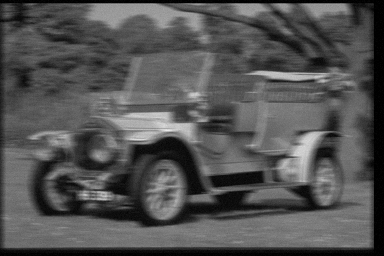
#> input picture wiener-problem.bmp, 384 x 256 px
$ python wiener.py   (Python 2 division)
#> lines starting #> are read from the running program, lines starting #| are printed output that depends on the picture
import cv2
import numpy as np

#loading image
image = cv2.imread('wiener-problem.bmp')
#> image is the input picture: shape (256, 384, 3); min 0, max 234, mean 83.2
cv2.imshow("Original", image)
image = cv2.cvtColor(image, cv2.COLOR_RGB2GRAY)
#> image: shape (256, 384)

#Furrier transform
dst = np.fft.fft2(image)
dst = np.fft.fftshift(dst)

#Creating kernel for degradation function
h = np.zeros((25, 25))

h[12][12] = 1
h[12][13] = 0.5
h[12][14] = 0.5
h[12][15] = 0.5
h[12][16] = 0.4
h[12][17] = 0.4
h[12][18] = 0.4
h[12][19] = 0.3
h[12][20] = 0.3
h[12][21] = 0.3
h[12][20] = 0.2
h[12][23] = 0.2
h[12][24] = 0.2

#Using Wiener filter
H = np.fft.fft2(h, [256, 384])
H = np.fft.fftshift(H)
dst = (np.conj(H) / (np.conj(H) * H + 0.001)) * dst

#inverse furrier transform
dst = np.fft.ifftshift(dst)
dst = np.fft.ifft2(dst)

#converting to opencv array format from numpy array format
final = image.copy()
for i in range(256):
    for j in range(384):
	final[i][j] = np.abs(dst[i][j])
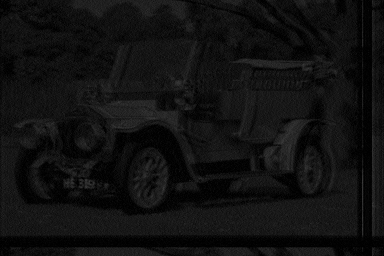
#> final: shape (256, 384); min 0, max 58, mean 16.9

cv2.imshow("Result", final)
cv2.imwrite("result.bmp", final)

#Creating kernel for sharpening and adding brightness
sharpKernel = np.zeros((3,3))

sharpKernel[0][0]= -0.1
sharpKernel[0][1]= -0.1
sharpKernel[0][2]= -0.1
sharpKernel[2][0]= -0.1
sharpKernel[2][1]= -0.1
sharpKernel[2][2]= -0.1
sharpKernel[1][0]= -0.1
sharpKernel[1][2]= -0.1
sharpKernel[1][1]= 4

#Sharpening and adding brightness
final = cv2.filter2D(final,-1, sharpKernel)
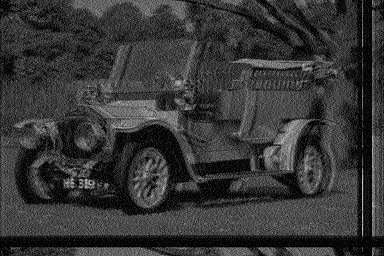
#> final: shape (256, 384); min 0, max 216, mean 54.2

cv2.imshow("Sharp Result", final)
cv2.imwrite("sharpResult.bmp", final)


#waiting ESC key
while True:
    key = cv2.waitKey(1)
#> (key Esc is pressed here)
    if key == 27: break
